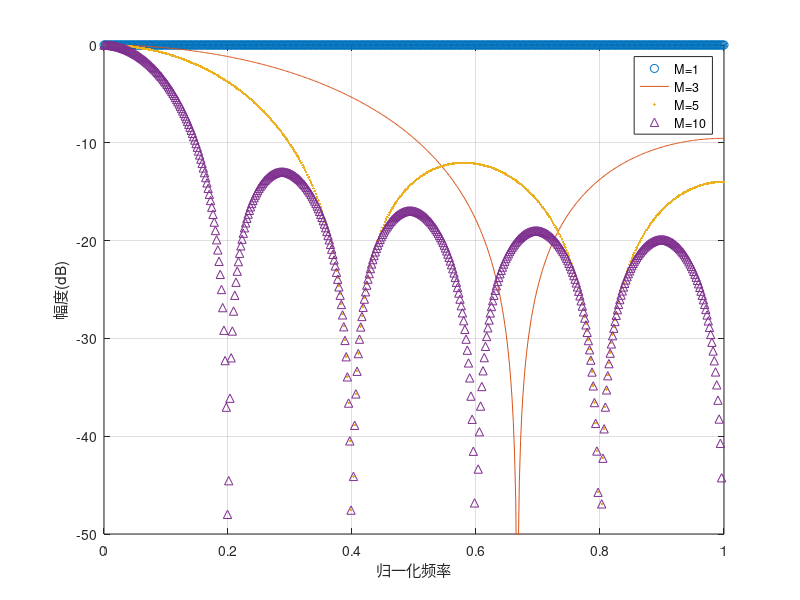

Source code (MATLAB):
% 用Matlab仿真不同长度的单级CIC滤波器的频谱特性。

% 长度为1
M = 1;  % 滤波器长度
h = ones(1,M);  % CIC滤波器 h(n)
delta = [1 zeros(1,1023)];  % 冲激函数
after_h1 = filter(h,1,delta);  % 滤波器的响应函数
h1_AFR_dB = 20*log10(abs(fft(after_h1, 1024))); % 滤波器的幅频响应
norm_h1_AFR_dB = h1_AFR_dB - max(h1_AFR_dB);

M = 3;  % 滤波器长度
h = ones(1,M);  % CIC滤波器 h(n)
delta = [1 zeros(1,1023)];  % 冲激函数
after_h3 = filter(h,1,delta);  % 滤波器的响应函数
h3_AFR_dB = 20*log10(abs(fft(after_h3, 1024))); % 滤波器的幅频响应
norm_h3_AFR_dB = h3_AFR_dB - max(h3_AFR_dB);

M = 5;  % 滤波器长度
h = ones(1,M);  % CIC滤波器 h(n)
delta = [1 zeros(1,1023)];  % 冲激函数
after_h5 = filter(h,1,delta);  % 滤波器的响应函数
h5_AFR_dB = 20*log10(abs(fft(after_h5, 1024))); % 滤波器的幅频响应
norm_h5_AFR_dB = h5_AFR_dB - max(h5_AFR_dB);

M = 10;  % 滤波器长度
h = ones(1,M);  % CIC滤波器 h(n)
delta = [1 zeros(1,1023)];  % 冲激函数
after_h10 = filter(h,1,delta);  % 滤波器的响应函数
h10_AFR_dB = 20*log10(abs(fft(after_h10, 1024))); % 滤波器的幅频响应
norm_h10_AFR_dB = h10_AFR_dB - max(h10_AFR_dB);

%% 绘图
f = 0:length(h1_AFR_dB)-1;
f = 2*f/(length(f)); % 归一化频率，最大值抽样频率为2 即f/N *fs
plot(f, norm_h1_AFR_dB, 'o', ...
     f, norm_h3_AFR_dB, '-', ...
     f, norm_h5_AFR_dB, '.', ...
     f, norm_h10_AFR_dB, '^');
axis([0 1 -50 0]);
xlabel('归一化频率'); ylabel('幅度(dB)');
legend('M=1', 'M=3', 'M=5', 'M=10');
grid;
